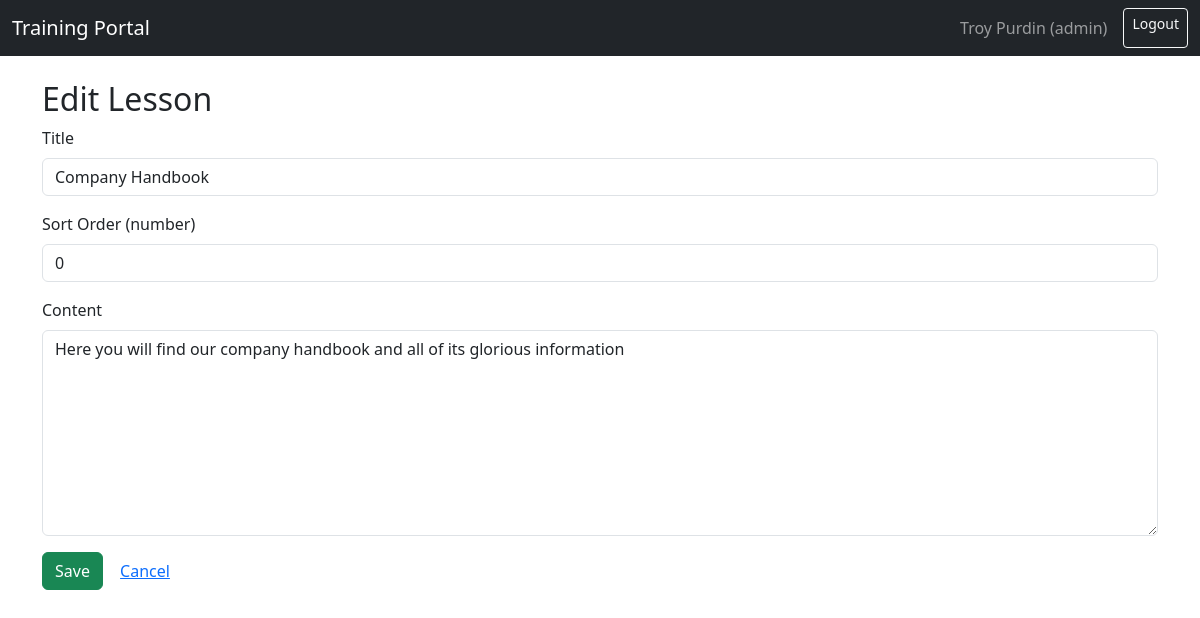
Screenshot of /admin/lesson/1/edit (signed in) with the database file from the repository.
### app.py (models this page shows, shortened)
class User(db.Model):
    id = db.Column(db.Integer, primary_key=True)
    name = db.Column(db.String(120), nullable=False)
    email = db.Column(db.String(255), unique=True, nullable=False)
    password_hash = db.Column(db.String(255), nullable=False)
    role = db.Column(db.String(20), default="trainee")  # 'admin' or 'trainee'

class Lesson(db.Model):
    id = db.Column(db.Integer, primary_key=True)
    module_id = db.Column(db.Integer, db.ForeignKey("training_module.id"), nullable=False)
    title = db.Column(db.String(255), nullable=False)
    content = db.Column(db.Text)
    sort_order = db.Column(db.Integer, default=0)

### app.py (the view, shortened to what this page needs)
@app.route("/admin/lesson/<int:lesson_id>/edit", methods=["GET", "POST"])
@admin_required
def edit_lesson(lesson_id):
    lesson = Lesson.query.get_or_404(lesson_id)
    return render_template("lesson_form.html", module=lesson.module, lesson=lesson)

### app.py (called while the page is built)
def current_user():
    uid = session.get("user_id")
    if not uid:
        return None
    return User.query.get(uid)

@app.context_processor
def inject_current_user():
    return {"current_user": current_user}

def admin_required(f):
    @wraps(f)
    def decorated(*args, **kwargs):
        user = current_user()
        if not user or user.role != "admin":
            flash("Admin access required.", "danger")
            return redirect(url_for("dashboard"))
        return f(*args, **kwargs)
    return decorated

### templates/lesson_form.html
{% extends "base.html" %}
{% block content %}
<h2>
  {% if lesson %}Edit Lesson{% else %}New Lesson for "{{ module.title }}"{% endif %}
</h2>
<form method="post">
  <div class="mb-3">
    <label class="form-label">Title</label>
    <input name="title" type="text" class="form-control"
           value="{{ lesson.title if lesson else '' }}" required>
  </div>
  <div class="mb-3">
    <label class="form-label">Sort Order (number)</label>
    <input name="sort_order" type="number" class="form-control"
           value="{{ lesson.sort_order if lesson else 0 }}">
  </div>
  <div class="mb-3">
    <label class="form-label">Content</label>
    <textarea name="content" class="form-control" rows="8">{{ lesson.content if lesson else '' }}</textarea>
  </div>
  <button class="btn btn-success">Save</button>
  <a href="{{ url_for('edit_module', module_id=(lesson.module.id if lesson else module.id)) }}" class="btn btn-link">
    Cancel
  </a>
{% endblock %}

### templates/base.html (shortened to what this page needs)
<!doctype html>
<html lang="en">
<head>
  <link href="https://cdn.jsdelivr.net/npm/bootstrap@5.3.3/dist/css/bootstrap.min.css" rel="stylesheet">
</head>
<body>
<nav class="navbar navbar-expand-lg navbar-dark bg-dark mb-4">
  <div class="container-fluid">
    <a class="navbar-brand" href="{{ url_for('dashboard') }}">Training Portal</a>
    <div class="d-flex">
      {% if session.get('user_id') %}
        <span class="navbar-text me-3">
          {{ current_user().name }} ({{ current_user().role }})
        </span>
        <a class="btn btn-outline-light btn-sm" href="{{ url_for('logout') }}">Logout</a>
      {% endif %}
    </div>
  </div>
</nav>
<div class="container">
  {% block content %}{% endblock %}
</div>
</body>
</html>

### rows the page displays
User: name "Troy Purdin", role "admin"
Lesson: title "Company Handbook", sort_order "0", content "Here you will find our company handbook and all of its glorious information"
